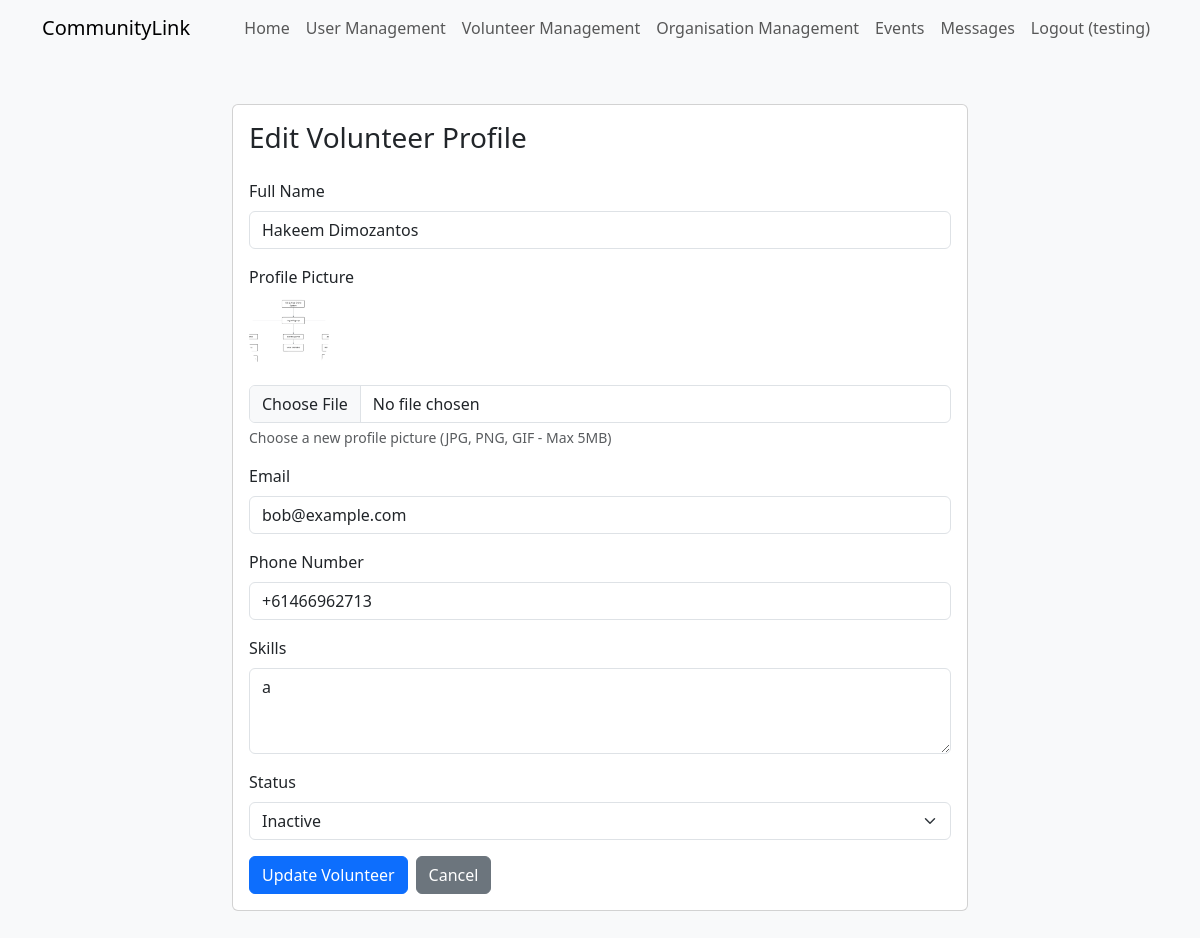
Screenshot of /public/volunteers/edit.php?id=21 (signed in) with the database file from the repository.
### tables this page shows
CREATE TABLE `volunteer` (
  `volunteer_id` int(11) NOT NULL,
  `full_name` varchar(128) NOT NULL,
  `email` varchar(256) NOT NULL,
  `phone` varchar(20) NOT NULL,
  `skills` text DEFAULT NULL,
  `profile_picture` varchar(255) NOT NULL,
  `status` enum('active','inactive') NOT NULL DEFAULT 'inactive'
);

### db_connection.php (called while the page is built)
<?php
$db_hostname = "localhost";
$db_username = "fit2104";
$db_password = "xuxxur-ziWpaf-5busmi";
$db_name = "fit2104_community_link";
try {
    $dsn = "mysql:host=$db_hostname;dbname=$db_name;charset=utf8mb4";
    $pdo = new PDO($dsn, $db_username, $db_password, [
        PDO::ATTR_ERRMODE => PDO::ERRMODE_EXCEPTION,
    ]);
} catch (PDOException $e) {
    die("Database connection failed: " . $e->getMessage());
}
return $pdo;

### classes/Model.php (called while the page is built, shortened)
<?php
class Model
{
    private static $pdo;
    protected static function getPDO(): PDO
    {
        if (!self::$pdo) {
            self::$pdo = require __DIR__ . '/../db_connection.php';
        }
        return self::$pdo;
    }
}

### classes/Volunteer.php (called while the page is built, shortened)
<?php
require_once __DIR__ . '/Model.php';
class Volunteer extends Model
{
    public function __construct(array $data = [])
    {
        foreach ($data as $k => $v) {
            if (property_exists($this, $k)) {
                if ($k === 'status' && is_string($v)) {
                    $this->status = match ($v) {
                        'active' => VolunteerStatus::Active,
                        'inactive' => VolunteerStatus::Inactive,
                        default => VolunteerStatus::Inactive
                    };
                } else {
                    $this->$k = $v;
                }
            }
        }
    }
    public static function find(int $id): ?Volunteer
    {
        $st = self::getPDO()->prepare("SELECT * FROM Volunteer WHERE volunteer_id = ?");
        $st->execute([$id]);
        $row = $st->fetch();
        return $row ? new Volunteer($row) : null;
    }
}

### public/volunteers/edit.php (the view, shortened to what this page needs)
<?php
require_once __DIR__ . '/../../classes/Volunteer.php';
$errors = [];
$volunteerId = isset($_GET['id']) ? (int)$_GET['id'] : 0;
if ($volunteerId) {
    $volunteer = Volunteer::find($volunteerId);
} else {
    $errors[] = "Invalid volunteer ID.";
}
?>
<!doctype html>
<html lang="en">
<head>
    <link href="https://cdn.jsdelivr.net/npm/bootstrap@5.3.3/dist/css/bootstrap.min.css" rel="stylesheet">
</head>
<body class="bg-light">
<?php require_once __DIR__ . '/../../partials/navbar.php'; ?>
<main class="container my-5">
    <div class="row justify-content-center">
        <div class="col-md-8">
            <div class="card">
                <div class="card-body">
                    <h1 class="card-title h3 mb-4">Edit Volunteer Profile</h1>
                    <?php if ($volunteer): ?>
                        <form method="post" enctype="multipart/form-data">
                            <div class="mb-3">
                                <label for="full_name" class="form-label">Full Name</label>
                                <input type="text" class="form-control" id="full_name" name="full_name"
                                       value="<?= htmlspecialchars($volunteer->full_name) ?>" required>
                            </div>
                            <div class="mb-3">
                                <label class="form-label">Profile Picture</label>
                                <div class="d-flex align-items-center gap-3 mb-2">
                                    <?php if ($volunteer->profile_picture): ?>
                                        <img src="../uploads/volunteer_profiles/<?= htmlspecialchars($volunteer->profile_picture) ?>"
                                             alt="Profile Picture"
                                             class="rounded-circle"
                                             style="width: 80px; height: 80px; object-fit: cover;">
                                    <?php endif; ?>
                                </div>
                                <input type="file" class="form-control" id="profile_picture" name="profile_picture"
                                       accept="image/*">
                                <div class="form-text">Choose a new profile picture (JPG, PNG, GIF - Max 5MB)</div>
                            </div>
                            <div class="mb-3">
                                <label for="email" class="form-label">Email</label>
                                <input type="email" class="form-control" id="email" name="email"
                                       value="<?= htmlspecialchars($volunteer->email) ?>" required>
                            </div>
                            <div class="mb-3">
                                <label for="phone" class="form-label">Phone Number</label>
                                <input type="text" class="form-control" id="phone" name="phone"
                                       value="<?= htmlspecialchars($volunteer->phone) ?>" required>
                            </div>
                            <div class="mb-3">
                                <label for="skills" class="form-label">Skills</label>
                                <textarea class="form-control" id="skills" name="skills" rows="3"><?= htmlspecialchars($volunteer->skills ?? '') ?></textarea>
                            </div>
                            <div class="mb-3">
                                <label for="status" class="form-label">Status</label>
                                <select class="form-select" id="status" name="status" required>
                                    <option value="inactive" <?= $volunteer->status === VolunteerStatus::Inactive ? 'selected' : '' ?>>Inactive</option>
                                </select>
                            </div>
                            <div class="d-flex gap-2">
                                <button type="submit" class="btn btn-primary">Update Volunteer</button>
                                <a href="view.php" class="btn btn-secondary">Cancel</a>
                            </div>
                        </form>
                    <?php endif; ?>
                </div>
            </div>
        </div>
    </div>
</main>
</body>
</html>

### rows the page displays
volunteer: full_name "Hakeem Dimozantos", profile_picture (picture), email "bob@example.com", phone "+61466962713", skills "a"

### other values shown
$_SESSION['username'] "testing"
